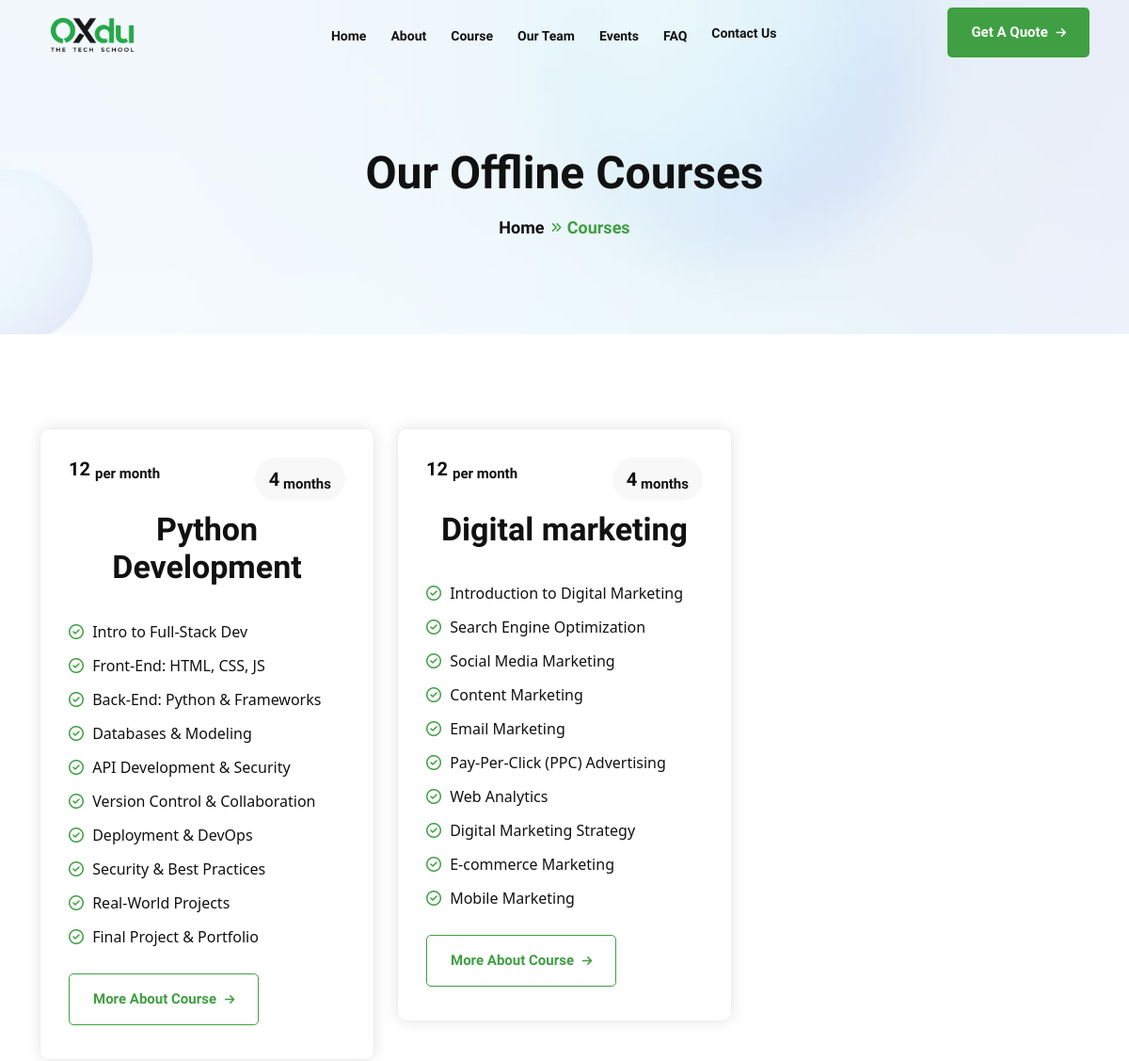
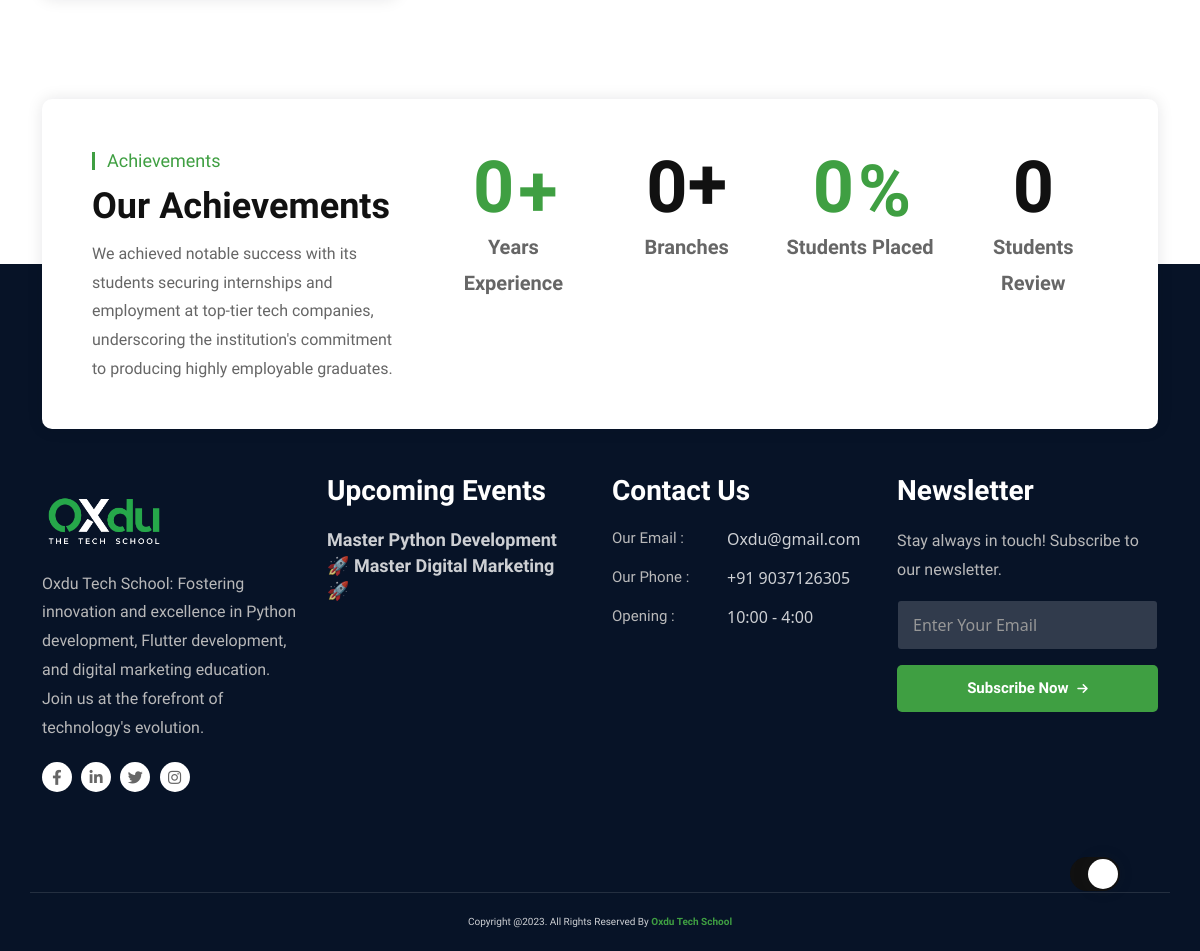
The page /course on the database its author committed (2 pictures, top to bottom).
### web/models.py (models this page shows, shortened)
class Course(models.Model):
    duration = models.IntegerField()
    fees = models.IntegerField()
    course_name = models.CharField(max_length=100)
    course_description = models.TextField()
    slug = models.SlugField(unique=True, max_length=100)

class CourseFeatures(models.Model):
    course = models.ForeignKey(
        "web.Course", on_delete=models.CASCADE, blank=True, null=True
    )
    course_feature = models.CharField(max_length=100, blank=True, null=True)

class Event(models.Model):
    event_image = models.FileField(upload_to="media")
    event_date = models.IntegerField()
    event_month = models.CharField(max_length=50)
    event_cordinator = models.CharField(max_length=100)
    location = models.CharField(max_length=100)
    event_title = models.CharField(max_length=100)
    event_description = models.TextField()
    slug = models.SlugField(unique=True, max_length=100)

### web/views.py (the view)
# urls.py: path("course", views.course, name="course"),
def course(request):
    courses = Course.objects.all()
    context = {
        "courses": courses,
    }
    return render(request, "web/course.html", context)

### web/context_processors.py (called while the page is built)
def main_context(request):
    events=Event.objects.all()
    context = {
       'events' : events,
    }
    return context

### templates/web/course.html (shortened to what this page needs)
{% extends "web/base.html" %}
{% load static %}
{% block content %}
<section class="uni-banner">
<div class="container">
<div class="uni-banner-text-area">
<h1>Our Offline Courses</h1>
<ul>
<li><a href="{% url 'index' %}">Home</a></li>
<li>Courses</li>
</ul>
</div>
</div>
</section>
<section class="pricing pt-70 pb-100">
<div class="container">
<div class="row">
{% for c in courses %}
<div class="col-lg-4 col-md-6 col-sm-12 col-12">
<div class="pricing-card">
<span>{{c.duration}}<sub> months</sub></span>
<h5>{{c.fees}} <sub> per month</sub></h5>
<br>
<center>
<h2>{{c.course_name}}</h2>
</center>
<br>
<ul>
    {% for feature in c.coursefeatures_set.all %}
      <li><i class="far fa-check-circle"></i> {{ feature.course_feature }}</li>
    {% endfor %}
  </ul>
<a class="default-button default-button-2" href="{% url "course_details" c.pk %}"> More About Course <i class="fas fa-arrow-right"></i></a>
</div>
</div>
{% endfor %}
</div>
</div>
</section>
{% endblock %}

### templates/web/base.html (shortened to what this page needs)
{% load static %}
<!DOCTYPE html>
<html lang="zxx">
<head>
<link rel="stylesheet" href="{% static "web/css/animate.min.css" %}">
<link rel="stylesheet" href="{% static "web/css/bootstrap.min.css" %}">
<link rel="stylesheet" href="{% static "web/css/fontawsome.min.css" %}">
<link rel="stylesheet" href="{% static "web/fonts/font/flaticon.css" %}">
<link rel="stylesheet" href="{% static "web/css/meanmenu.min.css" %}">
<link rel="stylesheet" href="{% static "web/css/owl.carousel.min.css" %}">
<link rel="stylesheet" href="{% static "web/css/nice-select.min.css" %}">
<link rel="stylesheet" href="{% static "web/css/owl.theme.default.min.css" %}">
<link rel="stylesheet" href="{% static "web/css/magnific-popup.min.css" %}">
<link rel="stylesheet" href="{% static "web/css/jquery-ui.min.css" %}">
<link rel="stylesheet" href="{% static "web/css/odometer.min.css" %}">
<link rel="stylesheet" href="{% static "web/css/barfiller.css" %}">
<link rel="stylesheet" href="{% static "web/css/style.css" %}">
<link rel="stylesheet" href="{% static "web/css/dark.css" %}">
<link rel="stylesheet" href="{% static "web/css/responsive.css" %}">
</head>
<body>
<div class="theme-switcher">
<label id="switch" class="switch">
<span class="slider round"></span>
</label>
</div>
<div class="header-area header-area-2">
<div class="navbar-area">
<div class="main-nav">
<div class="container">
<nav class="navbar navbar-expand-md navbar-light">
<a class="navbar-brand" href="index.html">
<img class="black-logo" data-cfsrc="{% static "web/images/oxdu-black.png" alt="logo" %}" style="display:none;visibility:hidden; width: 112px;" />
</a>
<div class="collapse navbar-collapse mean-menu" id="navbarSupportedContent">
<ul class="navbar-nav">
<li class="nav-item ">
<a href="{% url "index" %}" class="">Home </a>
</li>
<li class="nav-item ">
    <a href="{% url "about" %}" class="#">About</a>
</li>
<li class="nav-item">
<a href="{% url "course" %}" class="">Course</a>
</li>
<li class="nav-item">
    <a href="{% url "team" %}" class="">Our Team</a>
    </li>
<li class="nav-item">
<a href="{% url "events" %}" class="">Events </a>
</li>
<li class="nav-item">
    <a href="{% url "faq" %}" class="">FAQ</a>
</li>
<li class="nav-item"><a href="{% url "contact" %}" class="nav-link">Contact Us</a></li>
</ul>
<div class="menu-sidebar">
<a class="default-button" href="{% url "contact" %}">Get A Quote <i class="fas fa-arrow-right"></i></a>
</div>
</div>
</nav>
</div>
</div>
</div>
</div>
{% block content %}
{% endblock  %}
{% include 'web/partials/count.html' %}
    <section class="footer ptb-100 bg-071327">
    <div class="container">
    <div class="row">
    <div class="col-xl-3 col-lg-6 col-md-6 col-sm-6 col-12">
    <div class="footer-logo-area">
    <a href="{% url "index" %}"><img data-cfsrc="{% static "web/images/oxdu.png" %}" alt="image" style="display:none;visibility:hidden;  width: 122px;  padding-top: 27px;"></a>
    <p>Oxdu Tech School: Fostering innovation and excellence in Python development, Flutter development, and digital marketing education. Join us at the forefront of technology's evolution.</p>
    <div class="footer-social-icons">
    <ul>
    <li><a href="https://www.facebook.com/" target="_blank"><i class="fab fa-facebook-f"></i></a></li>
    <li><a href="https://www.linkedin.com/" target="_blank"><i class="fab fa-linkedin-in"></i></a></li>
    <li><a href="https://twitter.com/" target="_blank"><i class="fab fa-twitter"></i></a></li>
    <li><a href="https://www.instagram.com/" target="_blank"><i class="fab fa-instagram"></i></a></li>
    </ul>
    </div>
    </div>
    </div>
    <div class="col-xl-3 col-lg-6 col-md-6 col-sm-6 col-12">
        <div class="footer-links footer-news-area pr-20">
        <h3>Upcoming Events</h3>
        {% for event in events %}
        <div class="footer-news-card mt-0">
        <h5><a href="{% url "event-details" event.pk %}">{{ event.event_title }}</a></h5>
        </div>
        {% endfor %}
        </div>
        </div>
    <div class="col-xl-3 col-lg-6 col-md-6 col-sm-6 col-12">
    <div class="footer-links footer-contact">
    <h3>Contact Us</h3>
    <ul>
    <li><span>Our Email :</span> <a href="mailto:oxdu@gmail.com">Oxdu@gmail.com</a></li>
    <li><span>Our Phone :</span> <a href="tel:+919037126305">+91 9037126305</a></li>
    <li><span>Opening   :</span> 10:00 - 4:00</li>
    </ul>
    </div>
    </div>
    <div class="col-xl-3 col-lg-6 col-md-6 col-sm-6 col-12">
    <div class="footer-links footer-newsletter">
    <h3>Newsletter</h3>
    <p>Stay always in touch! Subscribe to our newsletter.</p>
    <form class="newsletter-form" data-toggle="validator">
    <input type="email" class="input-newsletter form-control" placeholder="Enter Your Email" name="EMAIL" required autocomplete="off">
    <button class="default-button">Subscribe Now <i class="fas fa-arrow-right"></i></button>
    </form>
    </div>
    </div>
    </div>
    </div>
    </section>
    <div class="copyright bg-071327">
    <div class="container">
    <p>Copyright @. All Rights Reserved By <a target="_blank" href="">Oxdu Tech School</a></p>
    </div>
    </div>
    </body>
    </html>

### static/web/css/dark.css (style rules this page uses)
.theme-switcher { position:fixed;z-index:999999;bottom:60px;right:80px }
.theme-switcher .switch { position:relative;display:inline-block;width:50px;height:34px }
.theme-switcher .slider { position:absolute;cursor:pointer;top:0;left:0;right:0;bottom:0;background-color:#ccc;-webkit-transition:.4s;transition:.4s }
.theme-switcher .slider::before { position:absolute;content:"";height:30px;width:30px;left:0;bottom:4px;top:0;bottom:0;margin:auto 0;-webkit-transition:.4s;transition:.4s;-webkit-box-shadow:0 0 15px #2020203d;box-shadow:0 0 15px #2020203d;background:#fff url(../../../../../i.ibb.co/FxzBYR9/night.png);background-repeat:no-repeat;background-position:center }
.theme-switcher input:checked+.slider { background-color:#111 }
.theme-switcher input:checked+.slider:before { -webkit-transform:translateX(24px);transform:translateX(18px);background:#fff url(https://i.ibb.co/7JfqXxB/sunny.png);background-repeat:no-repeat;background-position:center }
.theme-switcher .slider.round { border-radius:34px }
.theme-switcher .slider.round::before { border-radius:50% }
.theme-light { --whiteColor: #ffffff;--blackColor: #111111;--paragraphColor: #666666;--boxShadow: rgba(17, 17, 26, 0.1) 0px 0px 16px }
.theme-light .bg-071327 { background-color:#071327 }
.theme-light .black-logo { display:block }

### rows shown on the page
Course: duration "4", fees "12", course_name "Python Development"
CourseFeatures: course_feature "Intro to Full-Stack Dev"
CourseFeatures: course_feature "Front-End: HTML, CSS, JS"
CourseFeatures: course_feature "Back-End: Python & Frameworks"
CourseFeatures: course_feature "Databases & Modeling"
CourseFeatures: course_feature "API Development & Security"
CourseFeatures: course_feature "Version Control & Collaboration"
CourseFeatures: course_feature "Deployment & DevOps"
CourseFeatures: course_feature "Security & Best Practices"
CourseFeatures: course_feature "Real-World Projects"
CourseFeatures: course_feature "Final Project & Portfolio"
Course: duration "4", fees "12", course_name "Digital marketing"
CourseFeatures: course_feature "Introduction to Digital Marketing"
CourseFeatures: course_feature "Search Engine Optimization"
CourseFeatures: course_feature "Social Media Marketing"
CourseFeatures: course_feature "Content Marketing"
CourseFeatures: course_feature "Email Marketing"
CourseFeatures: course_feature "Pay-Per-Click (PPC) Advertising"
CourseFeatures: course_feature "Web Analytics"
CourseFeatures: course_feature "Digital Marketing Strategy"
CourseFeatures: course_feature "E-commerce Marketing"
CourseFeatures: course_feature "Mobile Marketing"
Event: event_title "Master Python Development"
Event: event_title "🚀 Master Digital Marketing 🚀"
